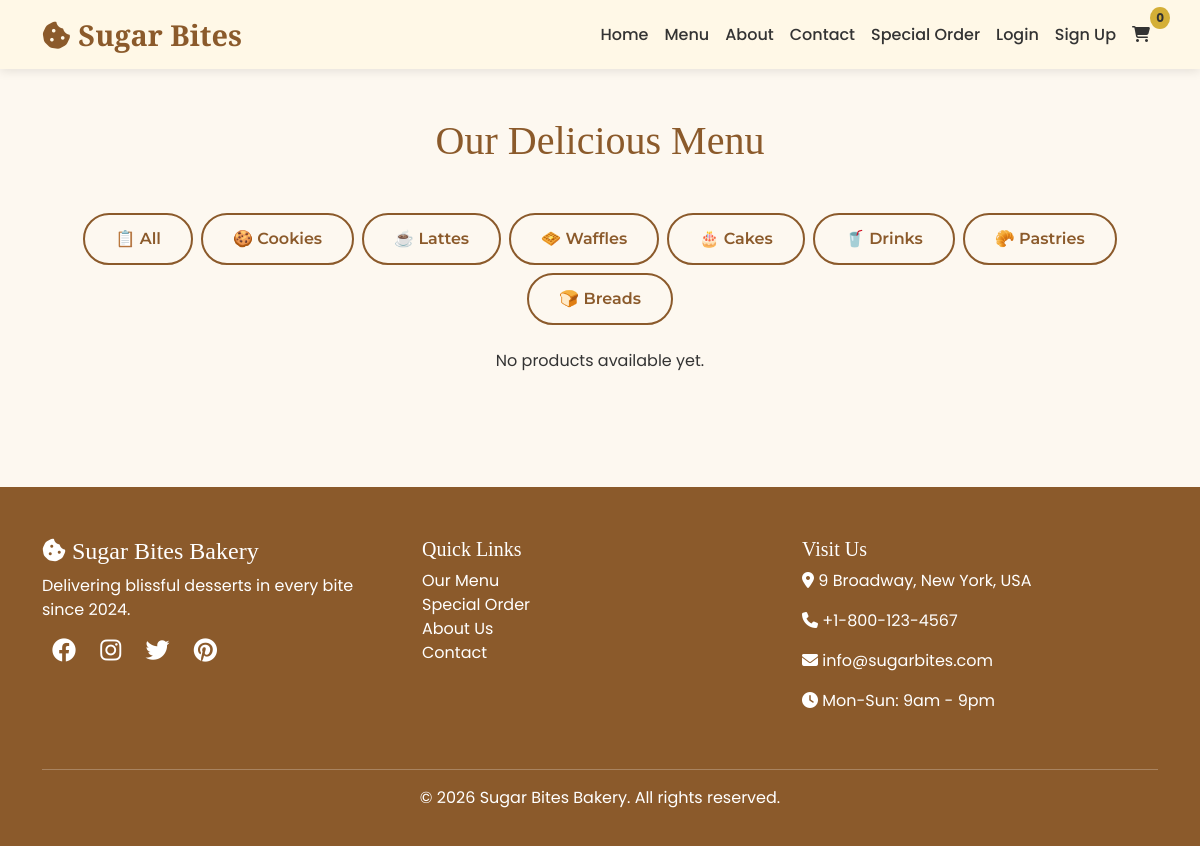
The page /menu/?category=waffles on the database as committed earlier.
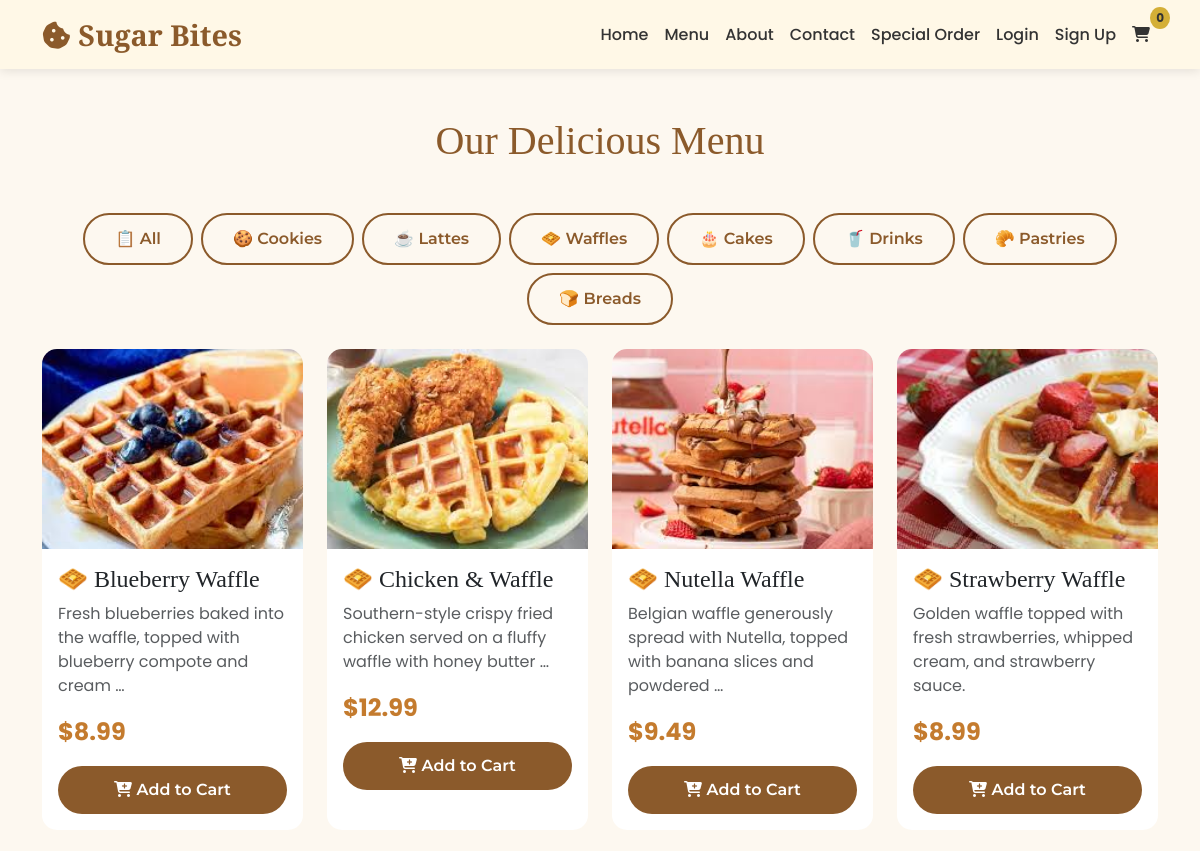
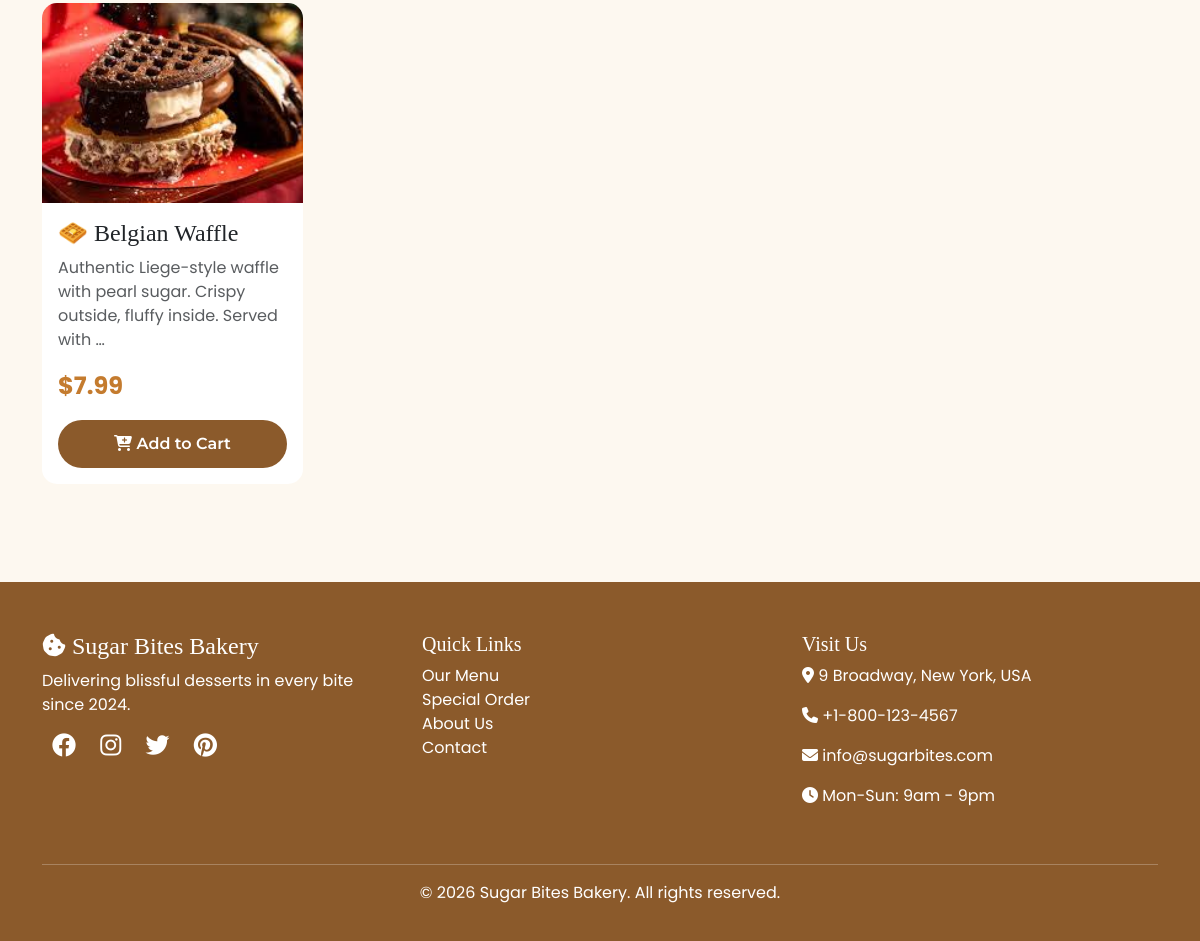
The same page on the database as committed later (2 pictures, top to bottom).
### bakery/models.py (models this page shows, shortened)
class Product(models.Model):
    CATEGORY_CHOICES = [
        ('cookies', '🍪 Cookies'),
        ('lattes', '☕ Lattes'),
        ('waffles', '🧇 Waffles'),
        ('cakes', '🎂 Cakes'),
        ('drinks', '🥤 Drinks'),
        ('pastries', '🥐 Pastries'),    # NEW
        ('breads', '🍞 Breads'),         # NEW
    ]
    name = models.CharField(max_length=200)
    category = models.CharField(max_length=20, choices=CATEGORY_CHOICES)
    description = models.TextField()
    price = models.DecimalField(max_digits=10, decimal_places=2)
    image = models.ImageField(upload_to=get_product_image_path, blank=True, null=True)
    is_best_seller = models.BooleanField(default=False)
    stock = models.IntegerField(default=10)
    created_at = models.DateTimeField(auto_now_add=True)
    def get_category_icon(self):
        icons = {
            'cookies': '🍪',
            'lattes': '☕',
            'waffles': '🧇',
            'cakes': '🎂',
            'drinks': '🥤',
            'pastries': '🥐',
            'breads': '🍞',
        }
        return icons.get(self.category, '📦')
    class Meta:
        ordering = ['-created_at']

### bakery/views.py (the view)
# urls.py: path('menu/', views.menu, name='menu'),
def menu(request):
    category = request.GET.get('category')
    if category:
        products = Product.objects.filter(category=category)
    else:
        products = Product.objects.all()
    return render(request, 'bakery/menu.html', {'products': products})

### bakery/context_processors.py (called while the page is built)
def cart_count(request):
    cart = request.session.get('cart', {})
    count = sum(item['quantity'] for item in cart.values())
    return {'cart_count': count}

### bakery/templates/bakery/menu.html (shortened to what this page needs)
{% extends 'bakery/base.html' %}
{% block content %}
<div class="container py-5">
    <h1 class="text-center mb-5" style="color: var(--warm-brown);">Our Delicious Menu</h1>
    <div class="row mb-4">
        <div class="col-md-12">
            <div class="d-flex flex-wrap gap-2 justify-content-center">
                <a href="/menu/" class="btn btn-outline-primary">📋 All</a>
                <a href="/menu/?category=cookies" class="btn btn-outline-primary">🍪 Cookies</a>
                <a href="/menu/?category=lattes" class="btn btn-outline-primary">☕ Lattes</a>
                <a href="/menu/?category=waffles" class="btn btn-outline-primary">🧇 Waffles</a>
                <a href="/menu/?category=cakes" class="btn btn-outline-primary">🎂 Cakes</a>
                <a href="/menu/?category=drinks" class="btn btn-outline-primary">🥤 Drinks</a>
                <a href="/menu/?category=pastries" class="btn btn-outline-primary">🥐 Pastries</a>
                <a href="/menu/?category=breads" class="btn btn-outline-primary">🍞 Breads</a>
            </div>
        </div>
    </div>
    <div class="row g-4">
        {% for product in products %}
        <div class="col-md-4 col-lg-3">
            <div class="card product-card h-100">
                <a href="/product/{{ product.id }}/">
                    {% if product.image %}
                        <img src="{{ product.image.url }}" class="card-img-top" alt="{{ product.name }}" style="height: 200px; object-fit: cover;">
                    {% else %}
                        <img src="https://images.unsplash.com/photo-1499636136210-6f4ee915583e?w=400" class="card-img-top" alt="{{ product.name }}" style="height: 200px; object-fit: cover;">
                    {% endif %}
                </a>
                <div class="card-body">
                    <a href="/product/{{ product.id }}/" style="text-decoration: none; color: inherit;">
                        <h4>{{ product.get_category_icon }} {{ product.name }}</h4>
                    </a>
                    <p class="text-muted">{{ product.description|truncatewords:12 }}</p>
                    <div class="price">${{ product.price }}</div>
                    <button class="btn btn-primary mt-3 w-100" onclick="addToCart({{ product.id }}, '{{ product.name }}', {{ product.price }})">
                        <i class="fas fa-cart-plus"></i> Add to Cart
                    </button>
                </div>
            </div>
        </div>
        {% empty %}
        <div class="col-12 text-center">
            <p>No products available yet.</p>
        </div>
        {% endfor %}
    </div>
</div>
{% endblock %}

Rows that differ between the two databases and show on the page:
added Product: image (picture), get_category_icon "🧇", name "Blueberry Waffle", description "Fresh blueberries baked into the waffle, topped with blueberry compote and cream …", price "8.99"
added Product: image (picture), get_category_icon "🧇", name "Chicken & Waffle", description "Southern-style crispy fried chicken served on a fluffy waffle with honey butter …", price "12.99"
added Product: image (picture), get_category_icon "🧇", name "Nutella Waffle", description "Belgian waffle generously spread with Nutella, topped with banana slices and powdered …", price "9.49"
added Product: image (picture), get_category_icon "🧇", name "Strawberry Waffle", description "Golden waffle topped with fresh strawberries, whipped cream, and strawberry sauce.", price "8.99"
added Product: image (picture), get_category_icon "🧇", name "Belgian Waffle", description "Authentic Liege-style waffle with pearl sugar. Crispy outside, fluffy inside. Served with …", price "7.99"
Other text that changed with them:
text no longer shown: "No products available yet."
